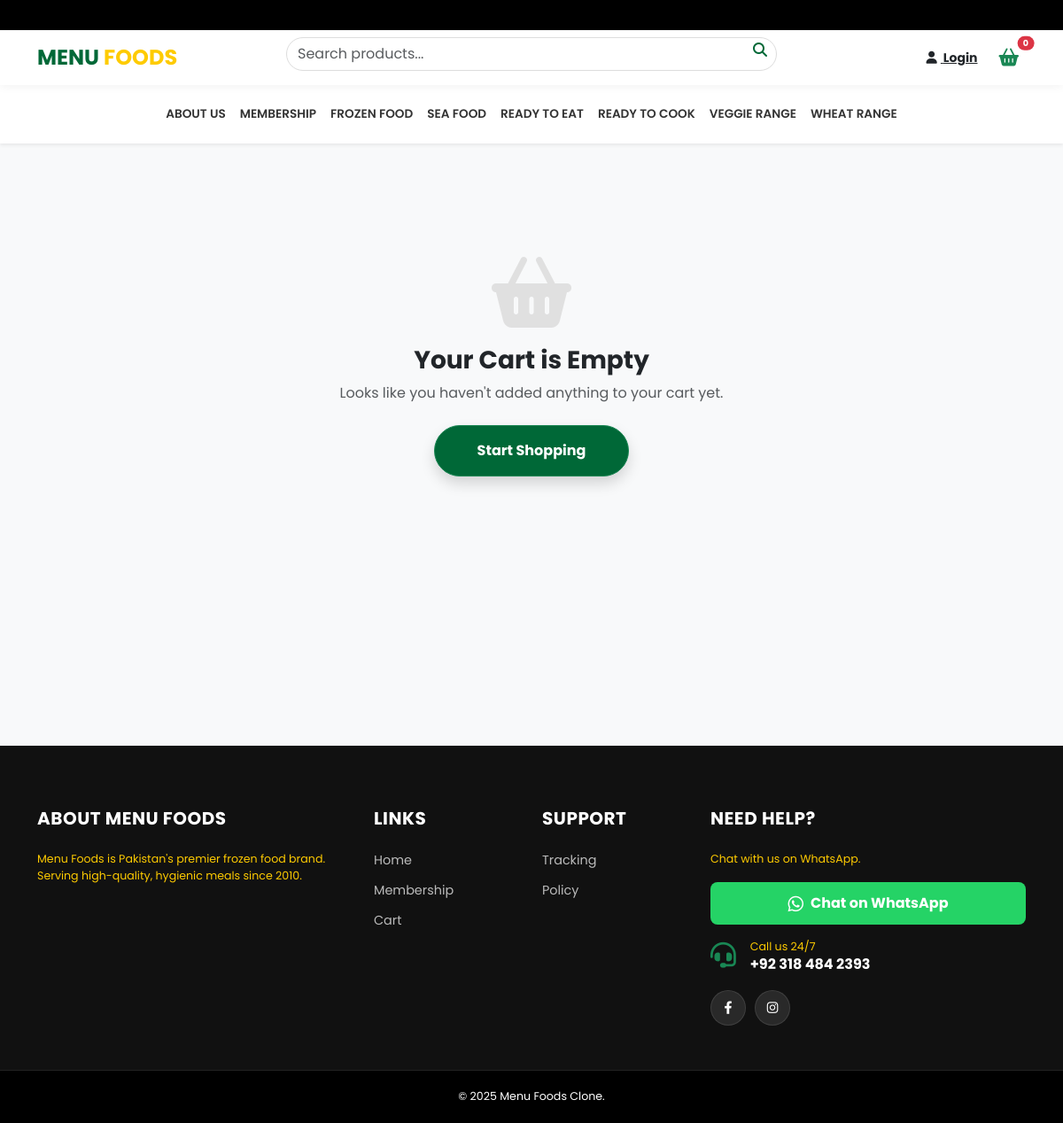
The page /shop/cart/ on the database its author committed.
### store/models.py (models this page shows, shortened)
class Category(models.Model):
    name = models.CharField(max_length=100, unique=True)
    image = models.ImageField(upload_to='categories/', blank=True, null=True)
    class Meta: verbose_name_plural = "Categories"

### orders/views.py (the view)
# urls.py: path('cart/', views.cart_page, name='cart_page'),
def cart_page(request):
    cart = request.session.get('cart', {})
    items = []
    sub, delivery, disc, total, count, shortfall = calculate_cart_totals(request, cart)
    is_member = False
    if request.user.is_authenticated and Membership.objects.filter(user=request.user, is_paid=True).exists():
        is_member = True
    for pid, qty in cart.items():
        try:
            p = Product.objects.get(id=pid)
            items.append({'product': p, 'quantity': qty, 'total_price': p.price * qty})
        except: continue
    return render(request, 'orders/cart.html', {
        'cart_items': items,
        'subtotal': sub,
        'discount': disc,
        'delivery_fee': delivery,
        'grand_total': total,
        'is_member': is_member,
        'shortfall': shortfall,
        'categories': Category.objects.all()
    })

### templates/orders/cart.html (shortened to what this page needs)
{% extends 'store/base.html' %}
{% block content %}
<div class="bg-light py-5" style="min-height: 85vh;">
    <div class="container">
        {% if cart_items %}
            {% if is_member %}
                <div class="free-delivery-alert free-delivery-success shadow-sm" id="delivery-alert">
                    <i class="fas fa-crown fa-lg me-3 text-warning"></i>
                    <div><strong>Premium Member!</strong> You get Free Delivery & 10% Off on all orders.</div>
                </div>
            {% elif delivery_fee == 0 %}
                <div class="free-delivery-alert free-delivery-success shadow-sm" id="delivery-alert">
                    <i class="fas fa-check-circle fa-lg me-3"></i>
                    <div><strong>Congratulations!</strong> Your order qualifies for Free Delivery.</div>
                </div>
            {% else %}
                <div class="free-delivery-alert shadow-sm" id="delivery-alert">
                    <i class="fas fa-truck fa-lg me-3"></i>
                    <div class="w-100">
                        <span id="alert-text">Add <strong>Rs. <span id="shortfall-amount">{{ shortfall|floatformat:0 }}</span></strong> more to get <span class="fw-bold text-success">Free Delivery</span>!</span>
                        <div class="progress mt-2" style="height: 6px; width: 100%; max-width: 300px;">
                            <div class="progress-bar bg-success" id="progress-bar" role="progressbar" style="width: 0%;"></div>
                        </div>
                    </div>
                </div>
            {% endif %}
            <div class="row g-4">
                <div class="col-lg-8">
                    <div class="card border-0 shadow-sm rounded-4 mb-4">
                        <div class="card-body p-4">
                            <h4 class="fw-bold mb-4" style="color: #222;">Shopping Cart</h4>
                            <div class="table-responsive">
                                <table class="table cart-table mb-0">
                                    <thead>
                                        <tr>
                                            <th class="ps-0" style="width: 40%;">Product</th>
                                            <th class="text-center">Price</th>
                                            <th class="text-center">Quantity</th>
                                            <th class="text-end">Total</th>
                                            <th class="text-end pe-0">Action</th>
                                        </tr>
                                    </thead>
                                    <tbody>
                                        {% for item in cart_items %}
                                        <tr class="cart-item-row" id="row-{{ item.product.id }}">
                                            <td class="ps-0">
                                                <div class="d-flex align-items-center">
                                                    {% if item.product.image %}<img src="{{ item.product.image.url }}" class="product-img-thumbnail me-3 shadow-sm">{% endif %}
                                                    <div><h6 class="mb-1 fw-bold text-dark">{{ item.product.name }}</h6></div>
                                                </div>
                                            </td>
                                            <td class="text-center">Rs. {{ item.product.price|floatformat:0 }}</td>
                                            <td class="text-center">
                                                <div class="qty-control">
                                                    <a href="{% url 'decrease_cart' item.product.id %}" class="qty-btn ajax-cart-btn" data-action="decrease" data-id="{{ item.product.id }}">-</a>
                                                    <span class="qty-value" id="qty-{{ item.product.id }}">{{ item.quantity }}</span>
                                                    <a href="{% url 'increase_cart' item.product.id %}" class="qty-btn ajax-cart-btn" data-action="increase" data-id="{{ item.product.id }}">+</a>
                                                </div>
                                            </td>
                                            <td class="text-end fw-bold" style="color: #006837;">Rs. <span id="item-total-{{ item.product.id }}">{{ item.total_price|floatformat:0 }}</span></td>
                                            <td class="text-end pe-0">
                                                <a href="{% url 'remove_from_cart' item.product.id %}" class="btn-remove ms-auto ajax-cart-btn" data-action="remove" data-id="{{ item.product.id }}"><i class="fas fa-trash-alt"></i></a>
                                            </td>
                                        </tr>
                                        {% endfor %}
                                    </tbody>
                                </table>
                            </div>
                        </div>
                    </div>
                </div>
                <div class="col-lg-4">
                    <div class="summary-card position-sticky" style="top: 100px;">
                        <h5 class="fw-bold mb-4">Order Summary</h5>
                        <div class="summary-row"><span>Subtotal</span><span class="fw-bold text-dark">Rs. <span id="summary-subtotal">{{ subtotal|floatformat:0 }}</span></span></div>
                        {% if is_member %}
                        <div class="summary-row text-success"><span><i class="fas fa-crown me-1"></i> Member Discount</span><span class="fw-bold">- Rs. <span id="summary-discount">{{ discount|floatformat:0 }}</span></span></div>
                        {% endif %}
                        <div class="summary-row">
                            <span>Shipping</span>
                            <span class="fw-bold text-dark" id="delivery-text">
                                {% if delivery_fee == 0 %}<span class="text-success"><i class="fas fa-check-circle me-1"></i> Free</span>
                                {% else %}Rs. <span id="summary-delivery">{{ delivery_fee|floatformat:0 }}</span>{% endif %}
                            </span>
                        </div>
                        <hr class="my-4 border-secondary opacity-10">
                        <div class="total-row"><span>Total</span><span class="text-danger">Rs. <span id="summary-total">{{ grand_total|floatformat:0 }}</span></span></div>
                        {% if not is_member %}
                        <div class="alert alert-warning small mt-3 mb-0 border-0">
                            <i class="fas fa-info-circle me-1"></i> Join Membership to get <strong>Free Delivery</strong> & <strong>10% Off</strong>!
                        </div>
                        {% endif %}
                        <a href="{% url 'checkout' %}" class="btn-checkout mt-4">Proceed to Checkout</a>
                        <div class="text-center mt-4"><p class="small text-muted mb-0"><i class="fas fa-lock me-1"></i> Secure Checkout</p></div>
                    </div>
                </div>
            </div>
        {% else %}
            <div class="empty-cart-container">
                <i class="fas fa-shopping-basket fa-5x empty-icon"></i>
                <h3 class="fw-bold text-dark mb-2">Your Cart is Empty</h3>
                <p class="text-muted mb-4">Looks like you haven't added anything to your cart yet.</p>
                <a href="{% url 'home' %}" class="btn btn-success rounded-pill px-5 py-3 fw-bold shadow" style="background-color: #006837;">
                    Start Shopping
                </a>
            </div>
        {% endif %}
    </div>
</div>
{% endblock %}

### templates/store/base.html (shortened to what this page needs)
{% load static %}
<!DOCTYPE html>
<html lang="en">
<head>
    <link href="https://cdn.jsdelivr.net/npm/bootstrap@5.3.0/dist/css/bootstrap.min.css" rel="stylesheet">
    <link rel="stylesheet" href="https://cdnjs.cloudflare.com/ajax/libs/font-awesome/6.4.0/css/all.min.css">
    <link rel="stylesheet" href="https://cdnjs.cloudflare.com/ajax/libs/viewerjs/1.11.3/viewer.min.css">
</head>
<body>
    <div class="top-bar"><div class="marquee-text">Order now for fresh stock! Deliveries might be slightly delayed. | Call us 24/7 at +92 318 484 2393 | Free Delivery for Members!</div></div>
    <div class="main-header sticky-top">
        <div class="container">
            <div class="row align-items-center g-2">
                <div class="col-6 col-lg-3 d-flex align-items-center">
                    <a href="{% url 'home' %}" class="text-decoration-none">
                        <h4 class="m-0 fw-bold" style="color: var(--primary-green);">MENU <span style="color: var(--accent-yellow);">FOODS</span></h4>
                    </a>
                </div>
                <div class="col-6 col-lg-3 text-end d-flex align-items-center justify-content-end order-lg-3 mobile-actions gap-3">
                    {% if user.is_authenticated %}
                        <div class="dropdown">
                            <a class="text-dark text-decoration-none small fw-bold dropdown-toggle d-flex align-items-center" href="#" data-bs-toggle="dropdown">
                                <i class="fas fa-user-circle fa-lg text-success me-1"></i>
                                <span class="d-none d-lg-inline">{{ user.username }}</span>
                                <span class="d-lg-none">{{ user.username|slice:":6" }}..</span>
                            </a>
                            <ul class="dropdown-menu dropdown-menu-end shadow border-0" style="z-index: 1050;">
                                <li><span class="dropdown-item-text small text-muted">Hi, {{ user.username }}</span></li>
                                <li><hr class="dropdown-divider"></li>
                                <li><a class="dropdown-item small" href="{% url 'my_orders' %}">My Orders</a></li>
                                {% if user.is_superuser %}<li><a class="dropdown-item small text-primary" href="{% url 'admin_dashboard' %}">Admin Panel</a></li>{% endif %}
                                <li><a class="dropdown-item small text-danger" href="{% url 'logout' %}">Logout</a></li>
                            </ul>
                        </div>
                    {% else %}
                        <a href="{% url 'login' %}" class="text-dark small fw-bold"><i class="fas fa-user me-1"></i> Login</a>
                    {% endif %}
                    <a href="{% url 'cart_page' %}" class="btn btn-outline-success rounded-pill position-relative border-0 fw-bold p-1 px-2">
                        <i class="fas fa-shopping-basket fa-lg"></i>
                        <span id="cart-badge" class="position-absolute top-0 start-100 translate-middle badge rounded-pill bg-danger" style="font-size: 0.6rem;">{{ cart_item_count|default:"0" }}</span>
                    </a>
                </div>
                <div class="col-12 col-lg-6 order-lg-2 mt-2 mt-lg-0">
                    <form class="search-box d-flex position-relative" action="{% url 'search' %}" method="GET">
                        <input class="form-control search-input" type="search" name="q" placeholder="Search products..." value="{{ request.GET.q }}">
                        <button class="search-btn" type="submit"><i class="fas fa-search"></i></button>
                    </form>
                </div>
            </div>
        </div>
    </div>
    <nav class="navbar navbar-expand-lg navbar-custom shadow-sm bg-white d-none d-lg-block">
        <div class="container justify-content-center">
            <ul class="navbar-nav">
                <li class="nav-item"><a class="nav-link" href="{% url 'about' %}">ABOUT US</a></li>
                <li class="nav-item"><a class="nav-link" href="{% url 'membership' %}">MEMBERSHIP</a></li>
                {% for cat in categories %}
                    <li class="nav-item"><a class="nav-link" href="{% url 'category_view' cat.id %}">{{ cat.name|upper }}</a></li>
                {% endfor %}
            </ul>
        </div>
    </nav>
    <div style="flex: 1;">{% block content %}{% endblock %}</div>
    <footer>
        <div class="container">
            <div class="row g-4">
                <div class="col-lg-4 col-md-6">
                    <h5 class="text-white">About Menu Foods</h5>
                    <p class="small mb-4" style="color: var(--accent-yellow);">
                        Menu Foods is Pakistan's premier frozen food brand. Serving high-quality, hygienic meals since 2010.
                    </p>
                </div>
                <div class="col-lg-2 col-md-6 col-6">
                    <h5>Links</h5>
                    <ul>
                        <li><a href="{% url 'home' %}">Home</a></li>
                        <li><a href="{% url 'membership' %}">Membership</a></li>
                        <li><a href="{% url 'cart_page' %}">Cart</a></li>
                    </ul>
                </div>
                <div class="col-lg-2 col-md-6 col-6">
                    <h5>Support</h5>
                    <ul>
                        <li><a href="{% url 'my_orders' %}">Tracking</a></li>
                        <li><a href="{% url 'about' %}">Policy</a></li>
                    </ul>
                </div>
                <div class="col-lg-4 col-md-6">
                    <h5>Need Help?</h5>
                    <p class="small mb-3" style="color: var(--accent-yellow);">Chat with us on WhatsApp.</p>
                    <a href="https://wa.me/923184842393" target="_blank" class="btn w-100 mb-3 d-flex align-items-center justify-content-center" style="background-color: #25D366; color: white; font-weight: bold; border:none; padding: 12px; border-radius: 8px;">
                        <i class="fab fa-whatsapp fa-lg me-2"></i> Chat on WhatsApp
                    </a>
                    <div class="d-flex align-items-center mb-3">
                        <i class="fas fa-headset fa-2x text-success me-3"></i>
                        <div>
                            <p class="mb-0 small" style="color: var(--accent-yellow);">Call us 24/7</p>
                            <h6 class="text-white fw-bold m-0">+92 318 484 2393</h6>
                        </div>
                    </div>
                    <div class="footer-social">
                        <a href="https://web.facebook.com/profile.php?id=61584493205748" target="_blank"><i class="fab fa-facebook-f"></i></a>
                        <a href="#" target="_blank"><i class="fab fa-instagram"></i></a>
                    </div>
                </div>
            </div>
        </div>
        <div class="footer-bottom">
            <div class="container text-center">
                <p class="mb-0 small text-white">&copy; 2025 Menu Foods Clone.</p>
            </div>
        </div>
    </footer>
</body>
</html>

### rows shown on the page
Category: name "FROZEN FOOD"
Category: name "SEA FOOD"
Category: name "READY TO EAT"
Category: name "READY TO COOK"
Category: name "VEGGIE RANGE"
Category: name "WHEAT RANGE"

### other values the page prints
{{ cart_item_count|default:"0" }} "0"
